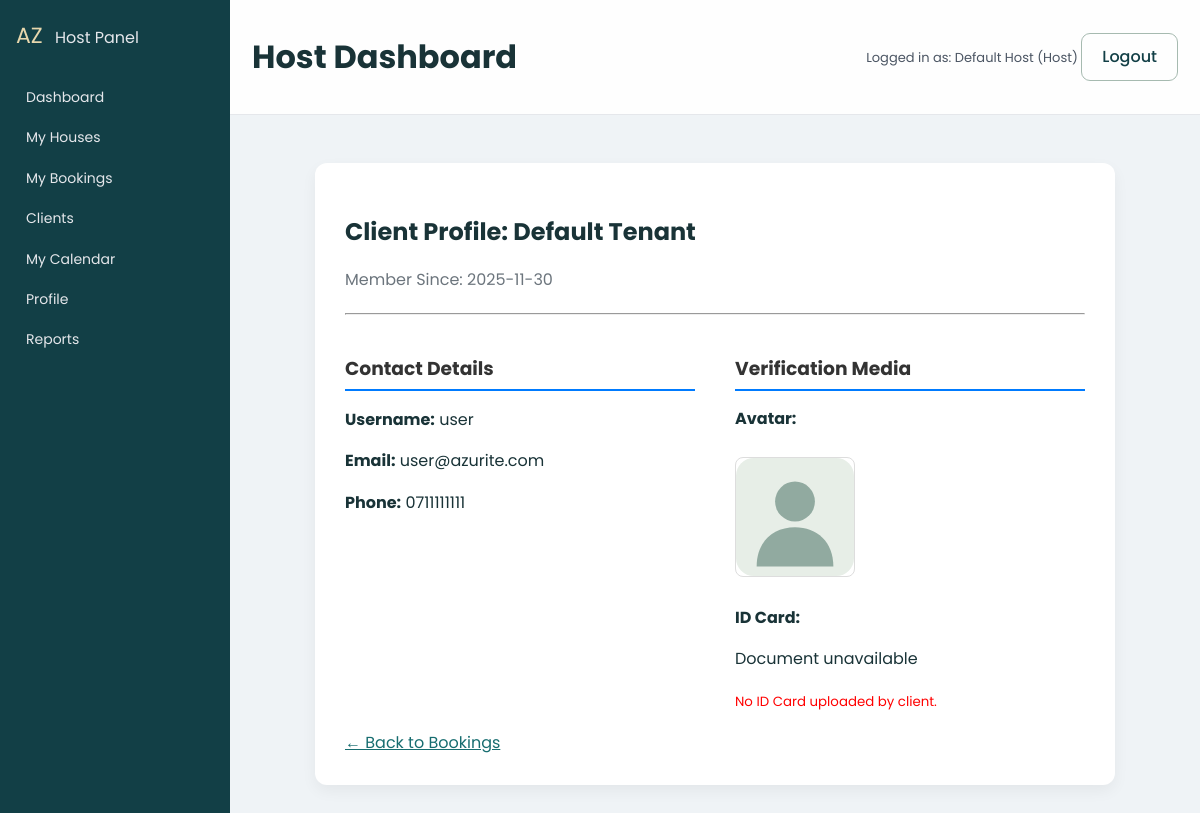
/public/host/client_view.php?id=2 (signed in), run on the app's committed database.
### tables this page shows
CREATE TABLE users (
  id INT AUTO_INCREMENT PRIMARY KEY,
  full_name VARCHAR(150) NOT NULL,
  username VARCHAR(80) NOT NULL UNIQUE,
  email VARCHAR(150) NOT NULL UNIQUE,
  phone VARCHAR(30),
  password_md5 VARCHAR(255) NOT NULL,
  role ENUM('admin','host','tenant') NOT NULL DEFAULT 'tenant',
  id_card_path VARCHAR(255),
  avatar_path VARCHAR(255),
  is_active TINYINT(1) NOT NULL DEFAULT 1,
  created_at DATETIME DEFAULT CURRENT_TIMESTAMP
);

### includes/helpers.php (called while the page is built, shortened)
<?php
function e($str) {
    return htmlspecialchars((string)($str ?? ''), ENT_QUOTES | ENT_SUBSTITUTE, 'UTF-8');
}

### public/host/client_view.php (the view, shortened to what this page needs)
<?php
require_once "../../includes/db.php";
require_once "../../includes/helpers.php";
$host = current_user();
$clientId = (int)($_GET['id'] ?? 0);
$sql = "
SELECT
    u.id, u.full_name, u.username, u.email, u.phone,
    u.avatar_path, u.id_card_path, u.created_at
FROM users u
WHERE u.id = :clientId
  -- Subquery to check for authorization: client must have booked a room owned by this host
  AND EXISTS (
      SELECT 1
      FROM bookings b
      JOIN rooms r ON r.id = b.room_id
      WHERE b.tenant_id = u.id
        AND r.owner_id = :hostId
      LIMIT 1
  )
";
$stmt = $pdo->prepare($sql);
$stmt->execute([':clientId' => $clientId, ':hostId' => $host['id']]);
$client = $stmt->fetch(PDO::FETCH_ASSOC);
$avatarUrl = "../uploads/avatars/" . ($client['avatar_path'] ?: "default.png");
include "header.php";
?>
<div class="client-detail-card">
    <h2 style="margin-bottom: 0;">Client Profile: <?php echo e($client['full_name']); ?></h2>
    <p style="color:#6c757d;">Member Since: <?php echo date('Y-m-d', strtotime($client['created_at'])); ?></p>
    <hr style="margin: 20px 0;">
    <div class="client-info-grid">
        <div class="client-info-section">
            <h3>Contact Details</h3>
            <p><strong>Username:</strong> <?php echo e($client['username']); ?></p>
            <p><strong>Email:</strong> <?php echo e($client['email']); ?></p>
            <p><strong>Phone:</strong> <?php echo e($client['phone']); ?></p>
        </div>
        <div class="client-info-section client-media-section">
            <h3>Verification Media</h3>
            <p style="margin-top: 10px;"><strong>Avatar:</strong></p>
            <img src="<?php echo $avatarUrl; ?>" class="avatar-img">
            <p style="margin-top: 20px;"><strong>ID Card:</strong></p>
            <?php if (!$client['id_card_path']): ?>
                <p><small style="color: red;">No ID Card uploaded by client.</small></p>
            <?php endif; ?>
        </div>
    </div>
    <a href="bookings.php" class="btn btn-secondary" style="margin-top: 30px;">← Back to Bookings</a>
</div>

### public/assets/css/style.css (style rules this page uses)
body { font-family: "Poppins", sans-serif !important; color: #444444; width: 100%; height: calc(100%); overflow-x: hidden; background: #eff3f6 !important; }
a { color: #1977cc; }

### public/assets/css/modern.css (style rules this page uses)
:root { --az-primary:#0B1D3A; --az-primary-soft:#1C6DD0; --az-bg:#f5f7fb; --az-card-bg:#ffffff; --az-muted:#6b7280; --az-radius:18px; --az-shadow:0 18px 40px rgba(15,23,42,.18); }
body { font-family:'Poppins',system-ui,-apple-system,Segoe UI,Roboto,sans-serif; background:linear-gradient(135deg,#f5f7fb,#ecf2ff); color:#111827; }
.admin-body { background:linear-gradient(135deg,#e5ecff,#f8fafc); }

### public/assets/css/polish.css (style rules this page uses)
:root { --az-primary:#123f46; --az-primary-soft:#1d7377; --az-bg:#f7f8f4; --az-muted:#637373; --az-shadow:0 12px 30px #163b4010 }
* { box-sizing:border-box }
body { margin:0; background:#f7f8f4; color:#193337; font-family:Inter,Segoe UI,system-ui,sans-serif; line-height:1.6 }
img { max-width:100% }
a { color:#176d70 }
.admin-body { background:#f7f8f4 }

### public/host/client_view.php (style rules this page uses)
.client-detail-card { background:#fff; padding:30px; border-radius:12px; box-shadow:0 6px 15px rgba(0,0,0,0.05); max-width: 800px; margin: 30px auto; }
.client-info-grid { display: flex; gap: 40px; flex-wrap: wrap; margin-top: 20px; }
.client-info-section { flex: 1; min-width: 300px; }
.client-info-section h3 { border-bottom: 2px solid #007bff; padding-bottom: 5px; margin-bottom: 15px; color: #333; }
.client-media-section img { border: 1px solid #ddd; border-radius: 8px; margin-top: 10px; }
.avatar-img { width: 120px; height: 120px; object-fit: cover; border-radius: 50%; }

### data on the page
users: full_name "Default Tenant", created_at "2025-11-30", username "user", email "user@azurite.com", phone "0711111111"

### other printed values
$host['full_name'] "Default Host"
